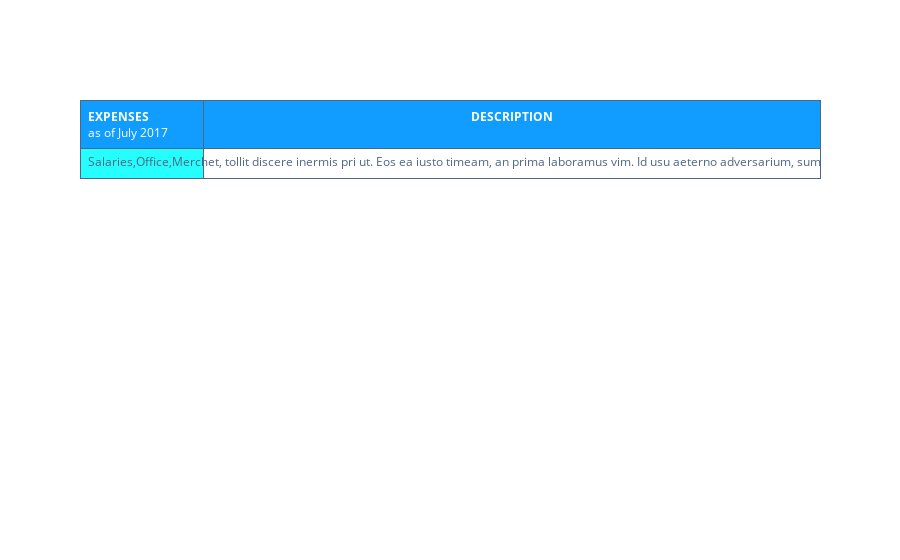

The cell this chart's notebook holds for it:
### Markdown cell above
# Changing Row and Column Size

### Code cell
import plotly.graph_objs as go

values = [[['Salaries', 'Office', 'Merchandise', 'Legal', '<b>TOTAL<br>EXPENSES</b>']],
[["Lorem ipsum dolor sit amet, tollit discere inermis pri ut. Eos ea iusto timeam, an prima laboramus vim. Id usu aeterno adversarium, summo mollis timeam vel ad",
  "Lorem ipsum dolor sit amet, tollit discere inermis pri ut. Eos ea iusto timeam, an prima laboramus vim. Id usu aeterno adversarium, summo mollis timeam vel ad",
  "Lorem ipsum dolor sit amet, tollit discere inermis pri ut. Eos ea iusto timeam, an prima laboramus vim. Id usu aeterno adversarium, summo mollis timeam vel ad",
  "Lorem ipsum dolor sit amet, tollit discere inermis pri ut. Eos ea iusto timeam, an prima laboramus vim. Id usu aeterno adversarium, summo mollis timeam vel ad",
  "Lorem ipsum dolor sit amet, tollit discere inermis pri ut. Eos ea iusto timeam, an prima laboramus vim. Id usu aeterno adversarium, summo mollis timeam vel ad"]]]


trace0 = go.Table(
  columnorder = [1,2],
  columnwidth = [80,400],
  header = dict(
    values = [['<b>EXPENSES</b><br>as of July 2017'],
                  ['<b>DESCRIPTION</b>']],
    line = dict(color = '#506784'),
    fill = dict(color = '#119DFF'),
    align = ['left','center'],
    font = dict(color = 'white', size = 12),
    height = 40
  ),
  cells = dict(
    values = values,
    line = dict(color = '#506784'),
    fill = dict(color = ['#25FEFD', 'white']),
    align = ['left', 'center'],
    font = dict(color = '#506784', size = 12),
    height = 30
    ))

data = [trace0]

pyo.iplot(data, filename = "Row and Column Size")

### Figure 1 — Plotly figure (JSON) as saved in the notebook; plotly's stock layout.template omitted (floating-point values rounded to 4 significant figures)
{"data": [{"cells": {"align": ["left", "center"], "fill": {"color": ["#25FEFD", "white"]}, "font": {"color": "#506784", "size": 12}, "height": 30, "line": {"color": "#506784"}, "values": [[["Salaries", "Office", "Merchandise", "Legal", "<b>TOTAL<br>EXPENSES</b>"]], [["Lorem ipsum dolor sit amet, tollit discere inermis pri ut. Eos ea iusto timeam, an prima laboramus vim. Id usu aeterno adversarium, summo mollis timeam vel ad", "Lorem ipsum dolor sit amet, tollit discere inermis pri ut. Eos ea iusto timeam, an prima laboramus vim. Id usu aeterno adversarium, summo mollis timeam vel ad", "Lorem ipsum dolor sit amet, tollit discere inermis pri ut. Eos ea iusto timeam, an prima laboramus vim. Id usu aeterno adversarium, summo mollis timeam vel ad", "Lorem ipsum dolor sit amet, tollit discere inermis pri ut. Eos ea iusto timeam, an prima laboramus vim. Id usu aeterno adversarium, summo mollis timeam vel ad", "Lorem ipsum dolor sit amet, tollit discere inermis pri ut. Eos ea iusto timeam, an prima laboramus vim. Id usu aeterno adversarium, summo mollis timeam vel ad"]]]}, "columnorder": [1, 2], "columnwidth": [80, 400], "header": {"align": ["left", "center"], "fill": {"color": "#119DFF"}, "font": {"color": "white", "size": 12}, "height": 40, "line": {"color": "#506784"}, "values": [["<b>EXPENSES</b><br>as of July 2017"], ["<b>DESCRIPTION</b>"]]}, "type": "table", "uid": "ba84f7fe-3b83-436b-b01f-498cde9ece28"}], "layout": {}}
